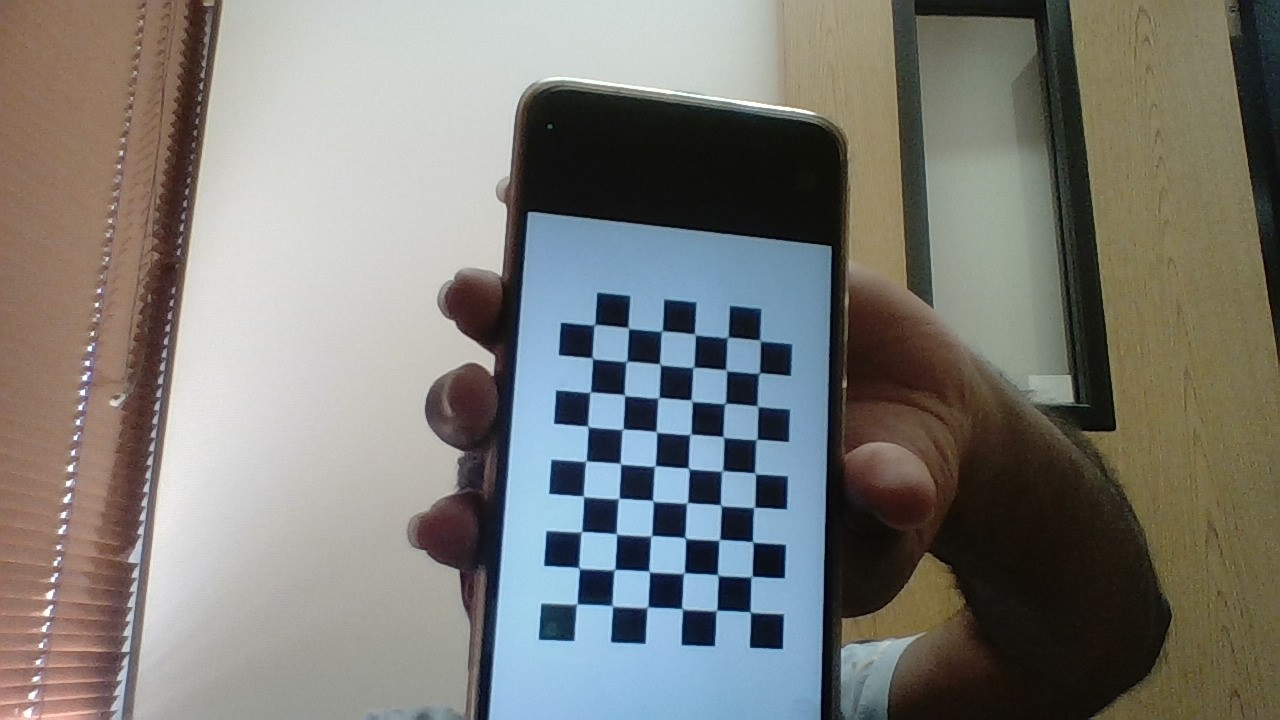
#> input picture 4.jpg, 1280 x 720 px; its folder holds only this picture in this run
$ python camera_caliberation.py
#> lines starting #> are read from the running program, lines starting #| are printed output that depends on the picture; after the words box and inside, x2 and y2 are one past the last pixel; in counts of white or black regions, pixels touching at a corner belong together
# [96 lines of commented-out code are left out]

import glob # Used to get retrieve files that have a specified pattern
import cv2 as cv # Import the OpenCV library to enable computer vision
import numpy as np # Import the NumPy scientific computing library

# Project: Camera Calibration Using Python and OpenCV
# Date created: 12/19/2021
# Python version: 3.8

# Chessboard dimensions
number_of_squares_X = 10 # Number of chessboard squares along the x-axis
number_of_squares_Y = 7  # Number of chessboard squares along the y-axis
nX = number_of_squares_X - 1 # Number of interior corners along x-axis
nY = number_of_squares_Y - 1 # Number of interior corners along y-axis
square_size = 0.025 # Size, in meters, of a square side

# Set termination criteria. We stop either when an accuracy is reached or when
# we have finished a certain number of iterations.
criteria = (cv.TERM_CRITERIA_EPS + cv.TERM_CRITERIA_MAX_ITER, 30, 0.001)

# Define real world coordinates for points in the 3D coordinate frame
# Object points are (0,0,0), (1,0,0), (2,0,0) ...., (5,8,0)
object_points_3D = np.zeros((nX * nY, 3), np.float32)

# These are the x and y coordinates
object_points_3D[:,:2] = np.mgrid[0:nY, 0:nX].T.reshape(-1, 2)

object_points_3D = object_points_3D * square_size

# Store vectors of 3D points for all chessboard images (world coordinate frame)
object_points = []

# Store vectors of 2D points for all chessboard images (camera coordinate frame)
image_points = []

def main():
    # Get the file path for images in the current directory
    images = glob.glob('*.jpg')
    # Go through each chessboard image, one by one
    for image_file in images:
        # Load the image
        image = cv.imread(image_file)
#> image is the input picture: shape (720, 1280, 3); mean B, G, R 118.7, 123.6, 124.1
        # Convert the image to grayscale
        gray = cv.cvtColor(image, cv.COLOR_BGR2GRAY)
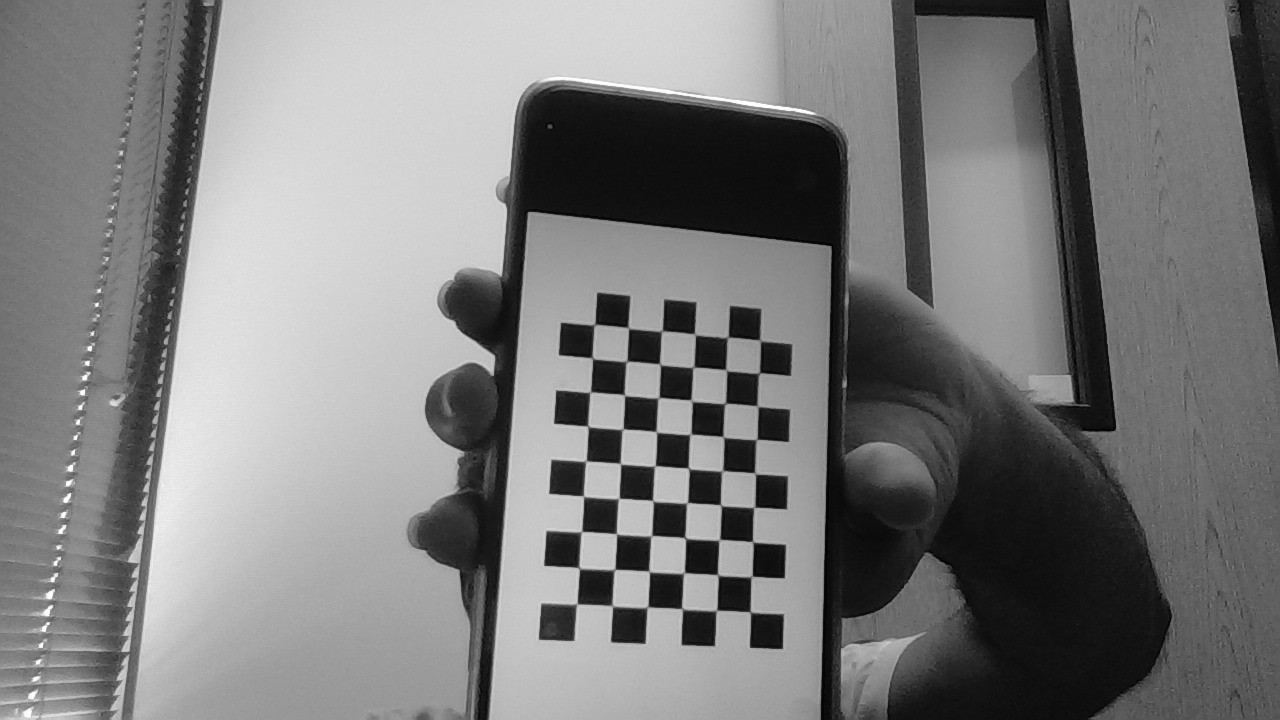
#> gray: shape (720, 1280); min 1, max 255, mean 123.2
        # Find the corners on the chessboard
        success, corners = cv.findChessboardCorners(gray, (nY, nX), None)
#> success = True; corners = 54 rows, first 8: [750.3, 612], [716.8, 609.9], [681.9, 607.8], [648, 606], [613.1, 606.6], [577.5, 603.5], [752.5, 575.6], [717.4, 574]
        # If the corners are found by the algorithm, draw them
        if success == True:
        # Append object points
            object_points.append(object_points_3D)
            # Find more exact corner pixels
            corners_2 = cv.cornerSubPix(gray, corners, (11,11), (-1,-1), criteria)
#> corners_2 = 54 rows, first 8: [750.3, 612], [716.5, 610.5], [682.1, 608.9], [647.5, 607.2], [612.3, 605.9], [576.8, 604], [751.6, 576.6], [717.8, 575.1]
            # Append image points
            image_points.append(corners_2)
            # Draw the corners
            cv.drawChessboardCorners(image, (nY, nX), corners_2, success)
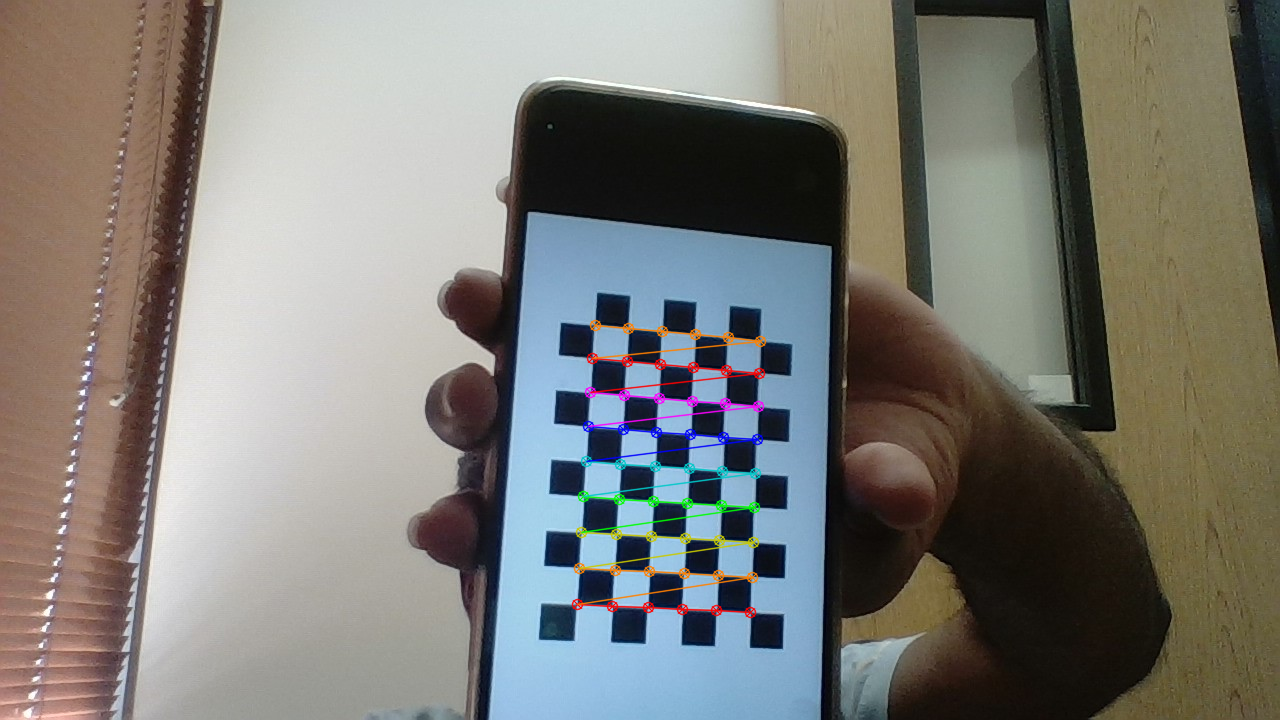
#> image: shape (720, 1280, 3); 1.41% of pixels changed, all inside (x1, y1, x2, y2) = (571, 319, 767, 619)
            # Display the image. Used for testing.
            cv.imshow("Image", image)
            # Display the window for a short period. Used for testing.
            cv.waitKey(1000)

    # Perform camera calibration to return the camera matrix, distortion coefficients, rotation and translation vectors etc
    ret, mtx, dist, rvecs, tvecs = cv.calibrateCamera(object_points, image_points, gray.shape[::-1], None, None)
#> ret = 0.174; mtx = [[1323.3, 0, 585.9], [0, 1266, 283], [0, 0, 1]]; dist = [[0.257, -2.34, -0.00377, -0.00162, 10.01]]; rvecs = ([0.373, -0.266, -3.02],); tvecs = ([0.115, 0.24, 0.931],)

    # Save parameters to a file
    cv_file = cv.FileStorage('calibration_chessboard.yaml', cv.FILE_STORAGE_WRITE)
    cv_file.write('K', mtx)
    cv_file.write('D', dist)
    cv_file.release()

    # Load the parameters from the saved file
    cv_file = cv.FileStorage('calibration_chessboard.yaml', cv.FILE_STORAGE_READ)
    mtx = cv_file.getNode('K').mat()
    dst = cv_file.getNode('D').mat()
    cv_file.release()

    # Display key parameter outputs of the camera calibration process
    print("Camera matrix:")
    print(mtx)
    print("Distortion coefficient:")
    print(dist)
#| [[ 2.56616760e-01 -2.33570435e+00 -3.76838299e-03 -1.61789482e-03
#|    1.00074546e+01]]

    # Close all windows
    cv.destroyAllWindows()

if __name__ == '__main__':
    main()

$ run again, on 5.jpg
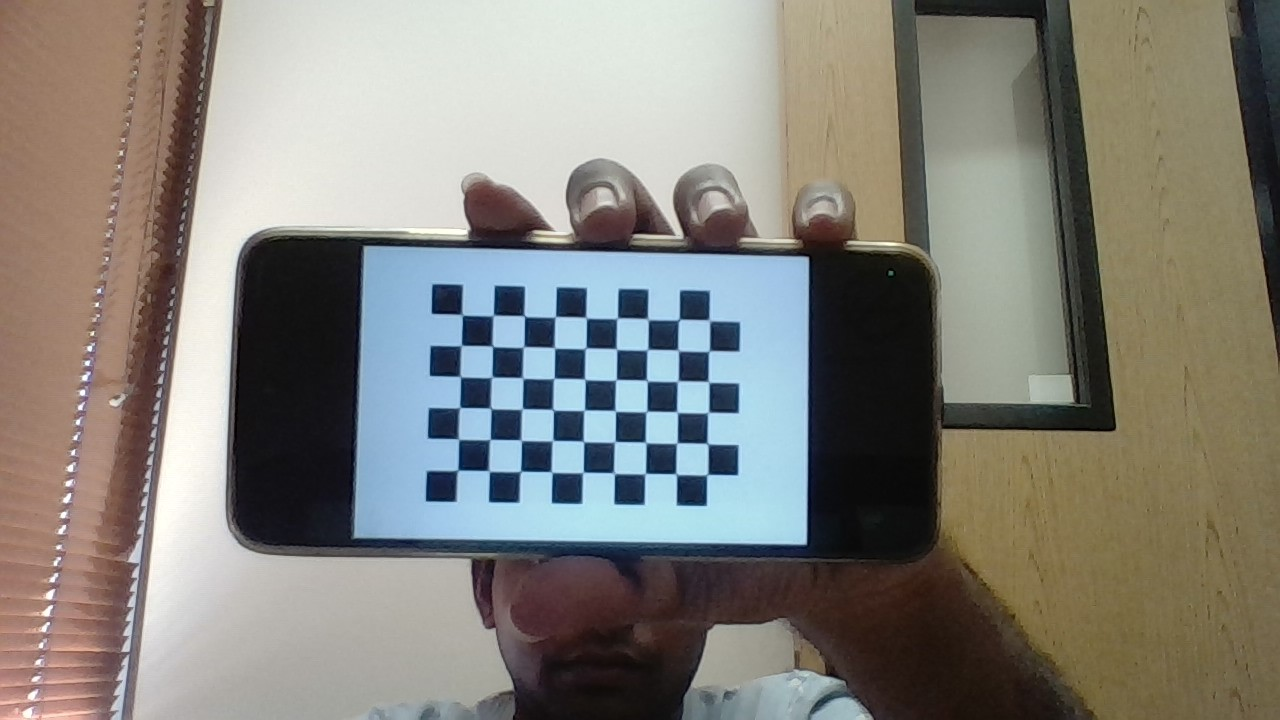
#> input picture 5.jpg, 1280 x 720 px
#> in main, image is the input picture: shape (720, 1280, 3); mean B, G, R 122.4, 129.3, 131.5
#> in main, `gray = cv.cvtColor(image, cv.COLOR_BGR2GRAY)`:
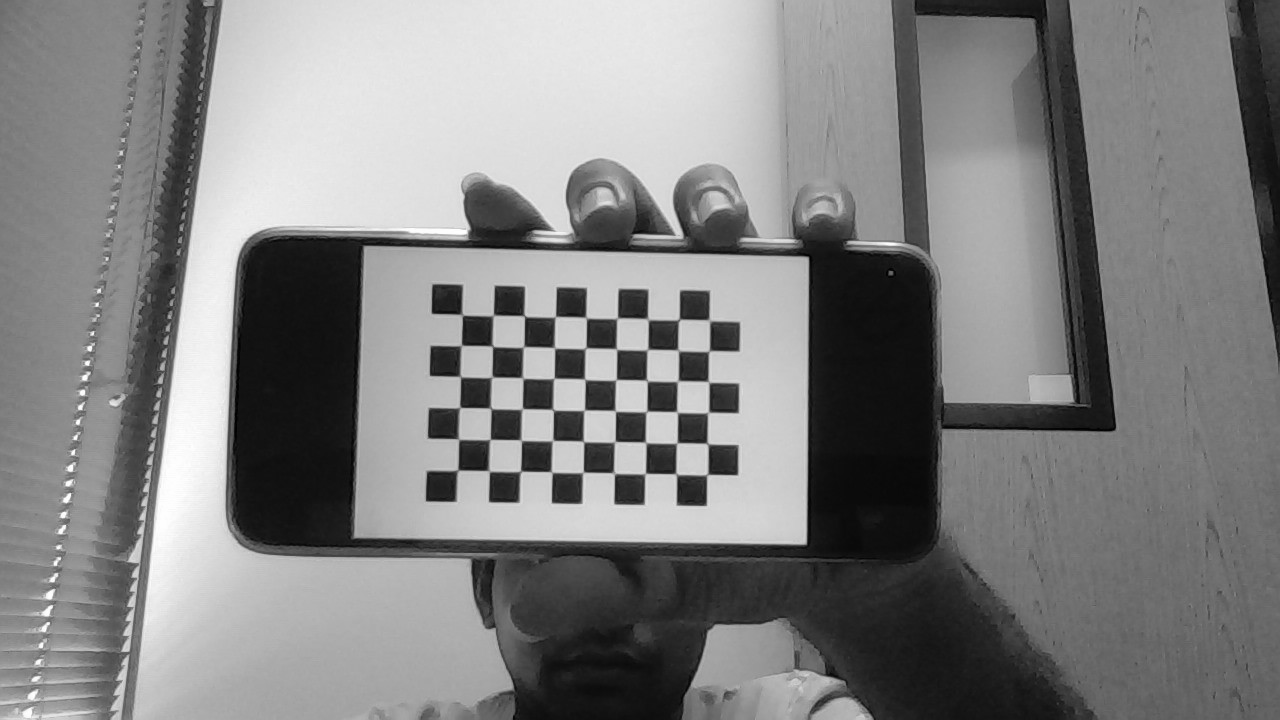
#> gray: shape (720, 1280); min 0, max 255, mean 129.1
#> success = True; corners = 54 rows, first 8: [458.4, 469.8], [459.1, 439.7], [460.7, 407.2], [460.7, 376.8], [461.9, 344.7], [463.2, 315.5], [489.8, 471.9], [490.6, 439.2]
#> corners_2 = 54 rows, first 8: [457.5, 470.3], [458.4, 439.1], [459.5, 407.6], [460.2, 376.5], [461.2, 345.5], [462, 314.7], [488.9, 470.9], [489.9, 439.5]
#> in main, `cv.drawChessboardCorners(image, (nY, nX), corners_2, success)`:
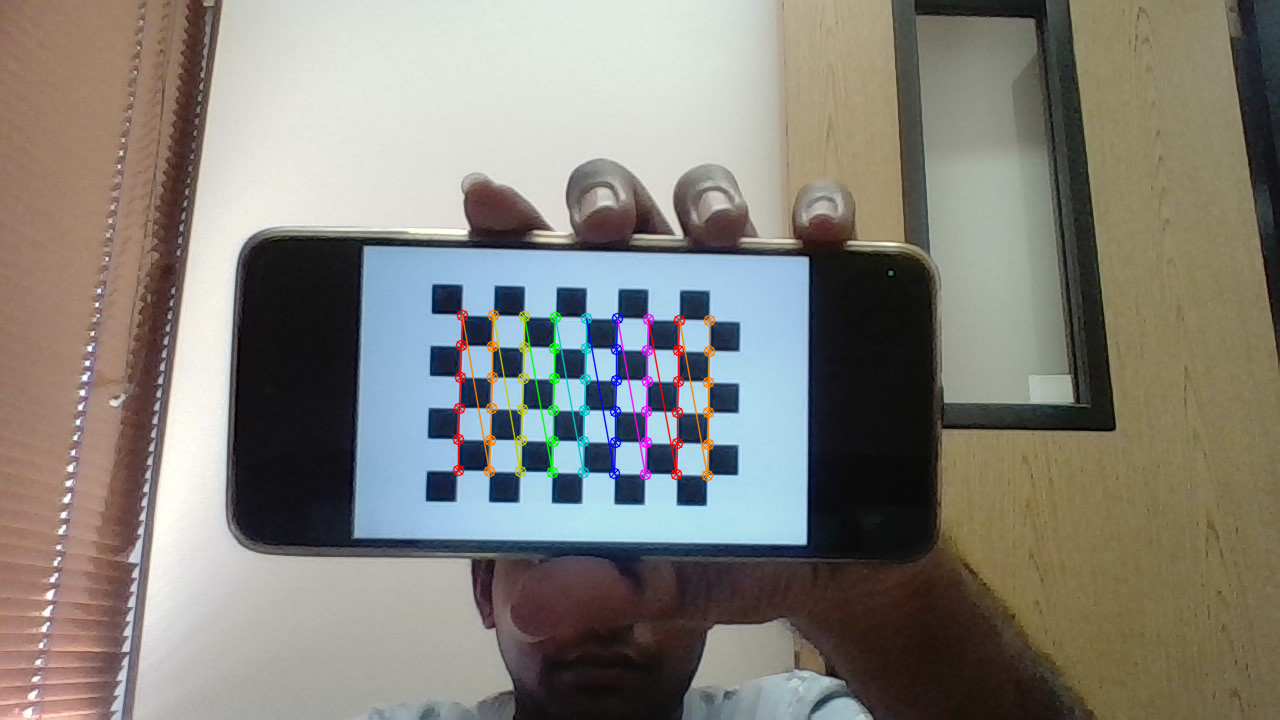
#> image: shape (720, 1280, 3); 1.31% of pixels changed, all inside (x1, y1, x2, y2) = (452, 309, 716, 482)
#> ret = 0.119; mtx = [[1149.3, 0, 613.9], [0, 1145.1, 303.7], [0, 0, 1]]; dist = [[-0.206, 8.13, -0.00424, 0.00174, -89.52]]; rvecs = ([-0.0252, -0.0906, -1.55],); tvecs = ([-0.125, 0.134, 0.914],)
#| [[-2.05528891e-01  8.12636646e+00 -4.24215848e-03  1.73773550e-03
#|   -8.95184654e+01]]

$ run again, on 6.jpg
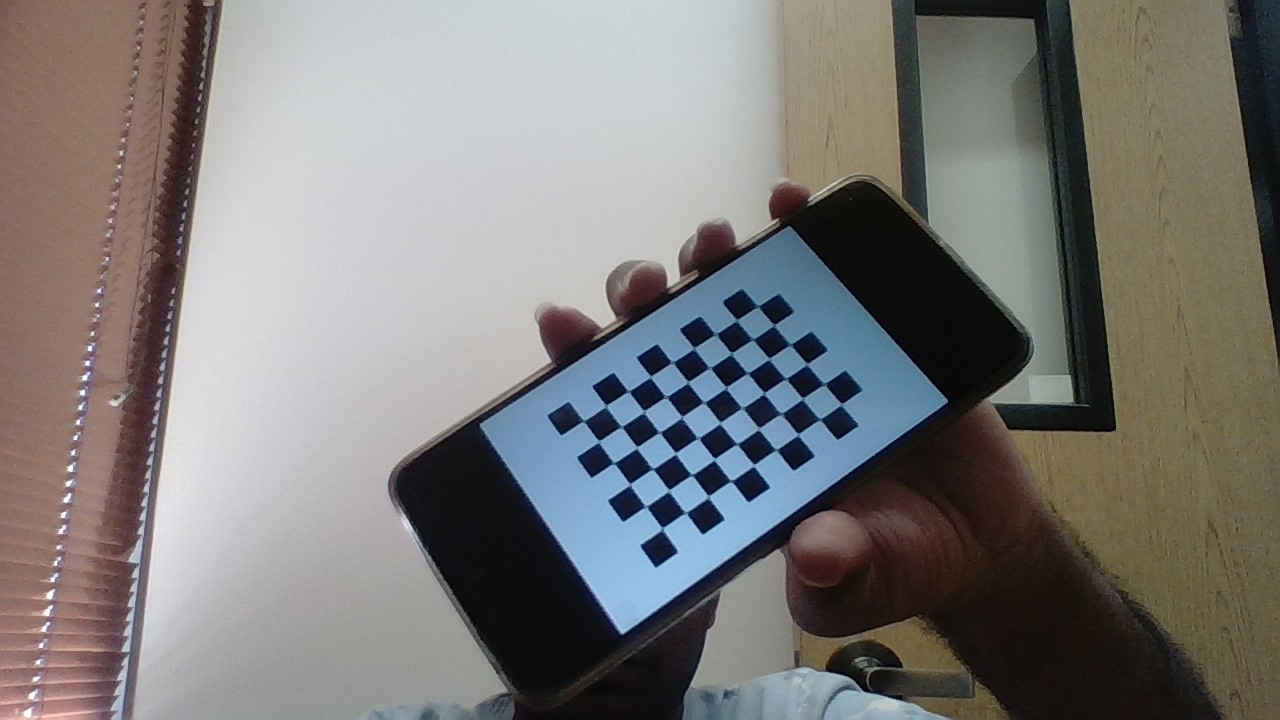
#> input picture 6.jpg, 1280 x 720 px
#> in main, image is the input picture: shape (720, 1280, 3); mean B, G, R 119.8, 121.8, 123.8
#> in main, `gray = cv.cvtColor(image, cv.COLOR_BGR2GRAY)`:
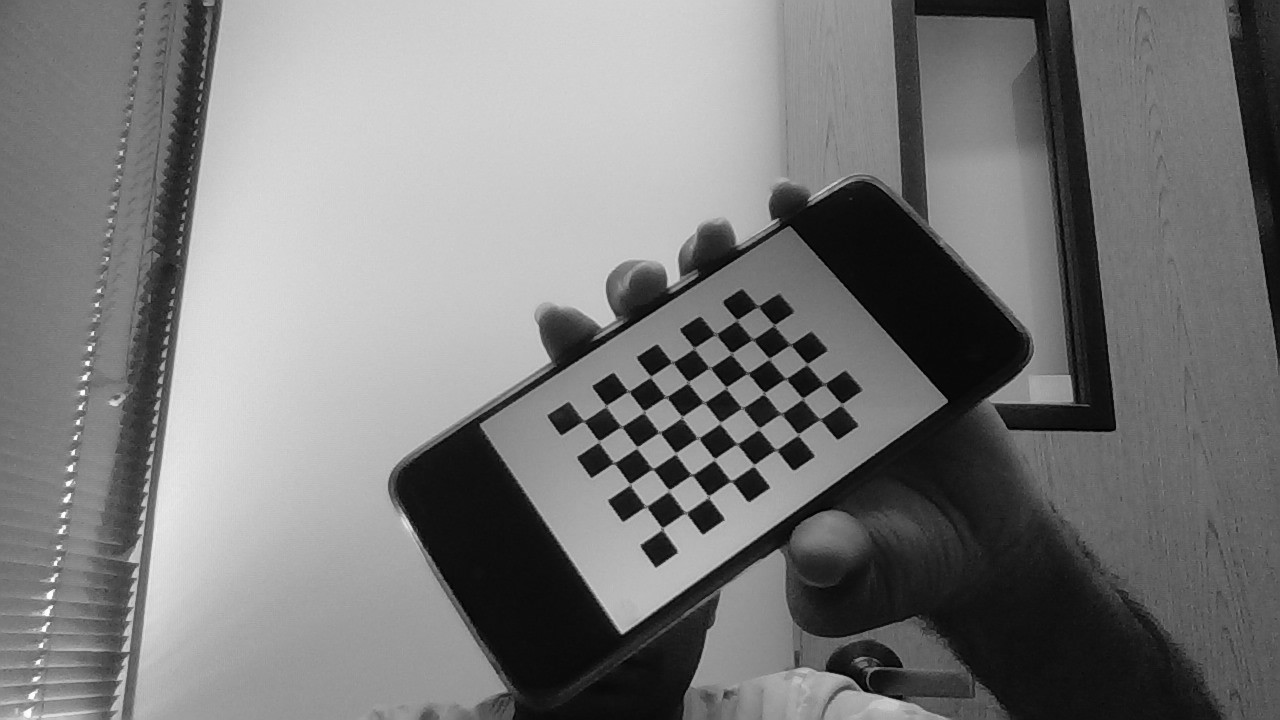
#> gray: shape (720, 1280); min 0, max 255, mean 122.2
#> success = True; corners = 54 rows, first 8: [662, 529], [647.8, 505.4], [630.3, 483.2], [614.5, 463], [598.8, 440], [583.8, 420.9], [686, 512.5], [669.1, 489.1]
#> corners_2 = 54 rows, first 8: [662.3, 528.6], [645.9, 506.5], [630, 484.4], [613.7, 462.9], [598.7, 441.5], [583.6, 420.8], [685.5, 512.7], [669, 490.5]
#> in main, `cv.drawChessboardCorners(image, (nY, nX), corners_2, success)`:
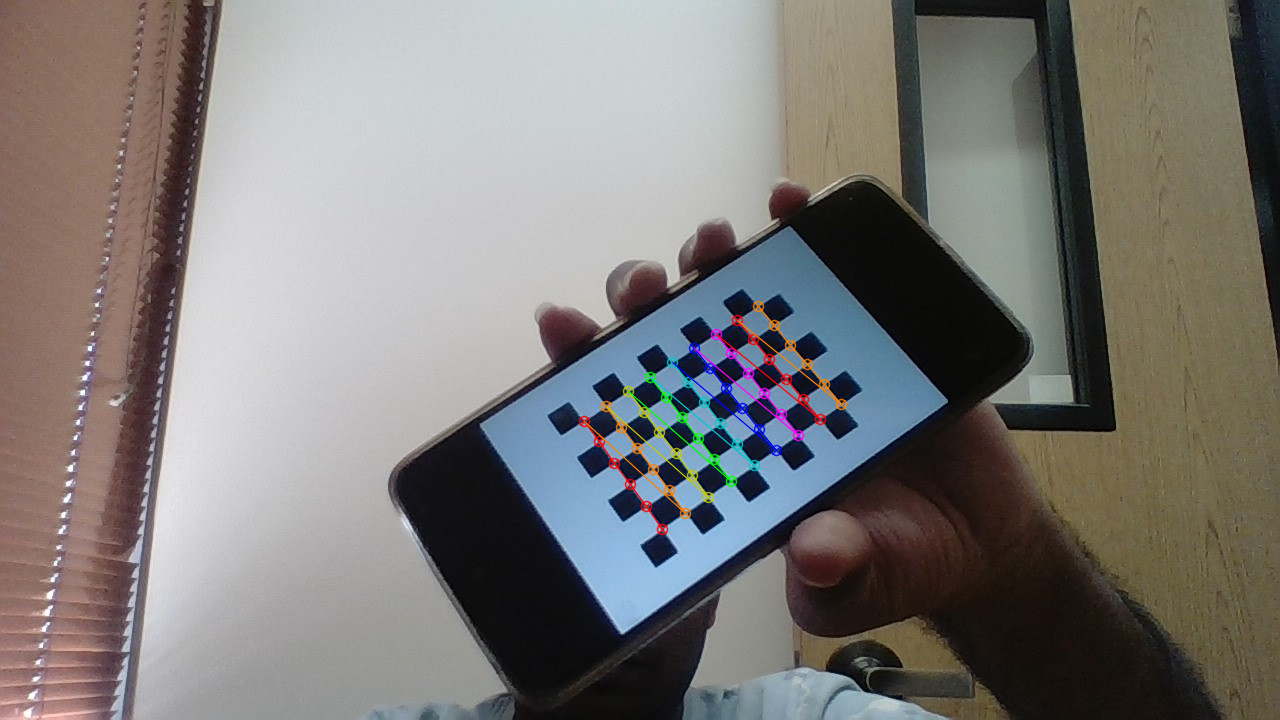
#> image: shape (720, 1280, 3); 1.05% of pixels changed, all inside (x1, y1, x2, y2) = (578, 300, 848, 536)
#> ret = 0.118; mtx = [[1234.7, 0, 680.4], [0, 1289.3, 357.4], [0, 0, 1]]; dist = [[0.416, -34.03, -0.00387, 0.0187, 657.9]]; rvecs = ([-0.309, -0.559, -2.14],); tvecs = ([-0.0162, 0.143, 1.08],)
#| [[ 4.16399689e-01 -3.40318651e+01 -3.87253591e-03  1.86573498e-02
#|    6.57863678e+02]]
